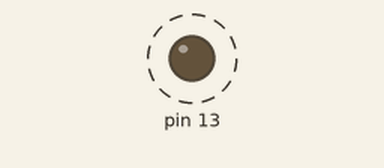
Simulated run of this sketch. Board: Arduino Uno, built with avr-gcc and run on an emulated ATmega328P. Shown: output pins drawn as LEDs (lit = HIGH). Dashed ring = blinking.

Above: at 0.02 s.
Timing chart, 0 to 3.0 s (numbered marks = the images above):
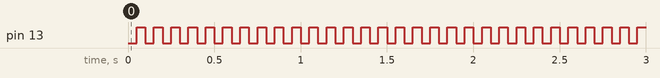

Measured:
- by itself, pin 13: alternates HIGH for 0.05 s and LOW for 0.05 s

The sketch:

sketch.ino
```cpp
void setup(){
	pinMode(13, OUTPUT);
}

void loop(){
	digitalWrite(13, LOW);        // GateとCKをLOWにする。
	delay(50);
	digitalWrite(13, HIGH);        // GateとCKをLOWにする。
	delay(50);
}
```
